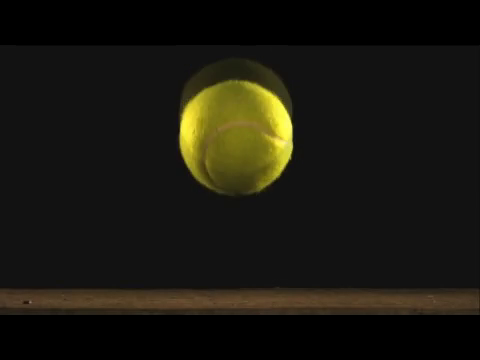
#> input picture frame 9 of Meros_A/videos/video_2.mp4, 480 x 360 px
$ python Main.py
#> lines starting #> are read from the running program, lines starting #| are printed output that depends on the picture
#> further down, currentFrame is the input picture: shape (360, 480, 3); mean B, G, R 15.5, 23.2, 24.9
### Meros_A/Askisi_8.18/Utilities.py
import numpy as np


def getMacroblocks(frame, window=16):
    # Pernoume to platos kai ypsos apo to frame gia na eksagoume ta macroblocks se ena sigkekrimeno megethos.
#> called with window = 16
    oldWidth = frame.shape[0]
#> oldWidth = 360
    width = resize(oldWidth)
#> width = 368
    oldHeight = frame.shape[1]
#> oldHeight = 480
    height = resize(oldHeight)
#> height = 496

    # Vriskoyme ta blocks pou tha efarmosoume sto frame
    widthPad = (0, width - oldWidth)
#> widthPad = (0, 8)
    heightPad = (0, height - oldHeight)
#> heightPad = (0, 16)
    depthPad = (0, 0)
    padding = (widthPad, heightPad, depthPad)
#> padding = ((0, 8), (0, 16), (0, 0))

    paddedFrame = np.pad(frame, padding, mode='constant')
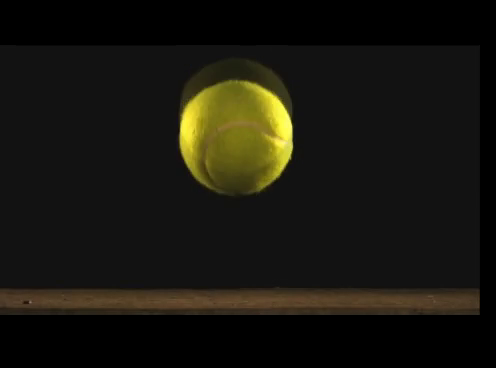
#> paddedFrame: shape (368, 496, 3); mean B, G, R 14.7, 22, 23.6

    # Dimiourgoume 16x16 blocks me vasi to x-y tou frame.
    macroblocks = []

    for width_ in range(0, width - window, window):
        row = []
        for height_ in range(0, height - window, window):
            macroblock = paddedFrame[width_:width_ + window, height_:height_ + window]
            row.append(macroblock)
        macroblocks.append(row)
#> after the loop, macroblocks = 22 items

    # Epistrefoume tis grammes tou macroblock etsi oste to megethos na einai:
    # (arithmos grammwn, arithmos twn macroblocks, 16, 16, 3)
    return macroblocks


def getFrame(macroblocks):
    # Prwta prepei na synenwsoume ola ta macroblocks sto x plano gia kathe row.
    rows = []
    for row in macroblocks:
        rows.append(np.concatenate([macroblock for macroblock in row], axis=1))

    # Meta prepei na synenwsoume ola ta macroblocks sto y plano gia kathe row.
    frame = np.concatenate([row for row in rows], axis=0)

    # Epistrefoume to anakataskevasmeno plaisio poy diaferei apo to arxiko sxhma.
    return frame


def resize(x, window=16):
    # Vriskoume ton kontinotero integer me vasi to x poy diaireitai me 16
    return (x + window) - (x % window)

### Meros_A/Askisi_8.18/Main.py
import cv2 as cv

from Utilities import getMacroblocks, getFrame

# Fortwnoume to video gia na epeksergastoume ta macroblocks.
vid = cv.VideoCapture('../videos/video_2.mp4')

# Arxikopioisi
previousExists = False
previousMs16 = None
previousMs8 = None
previousMs4 = None

while vid.isOpened():
    readable, currentFrame = vid.read()

    # Break an to video teleiwse.
    if not readable:
        break

    #Eksagoume macroblocks me megethos 16, 8 kai 4.
    MacroblockSize16 = getMacroblocks(currentFrame, window=16)
#> MacroblockSize16 = 22 items
    MacroblockSize8 = getMacroblocks(currentFrame, window=8)
#> MacroblockSize8 = 45 items
    MacroblockSize4 = getMacroblocks(currentFrame, window=4)
#> MacroblockSize4 = 91 items

    #Kratame ta prohgoumena macroblocks ektos ta macroblocks apo thn prwth epanalhpsh.
    if not previousExists:
        previousExists = True
        previousMs16 = MacroblockSize16
#> previousMs16 = 22 items
        previousMs8 = MacroblockSize8
#> previousMs8 = 45 items
        previousMs4 = MacroblockSize4
#> previousMs4 = 91 items
        continue

    # Antikathistoume ta macroblcoks gia na kripsoume tin kinisi.
    # Testaroume tyxaious arithmous gia na doume
    for i in range(1, 20):
        MacroblockSize16[i] = previousMs16[i]

    for j in range(17, 40):
        MacroblockSize8[j] = previousMs8[j]

    for m in range(37, 85):
        MacroblockSize4[m] = previousMs4[m]

    MacroblockSizeFrame16 = getFrame(MacroblockSize16)
    MacroblockSizeFrame8 = getFrame(MacroblockSize8)
    MacroblockSizeFrame4 = getFrame(MacroblockSize4)

    # Emfanizoume kai ta tesera frames kai tiw allages tous.
    cv.imshow('Arxiko Video', currentFrame)
    cv.imshow('Diagrafi Antikeimenou - Megethos 16', MacroblockSizeFrame16)
    cv.imshow('Diagrafi Antikeimenou - Megethos 8', MacroblockSizeFrame8)
    cv.imshow('Diagrafi Antikeimenou - Megethos 4', MacroblockSizeFrame4)

    # Kratame ta prohgoumena macroblocks.
    previousMs16 = MacroblockSize16
    previousMs8 = MacroblockSize8
    previousMs4 = MacroblockSize4
    cv.waitKey(35)

vid.release()
cv.destroyAllWindows()

$ run again, starting later in the video
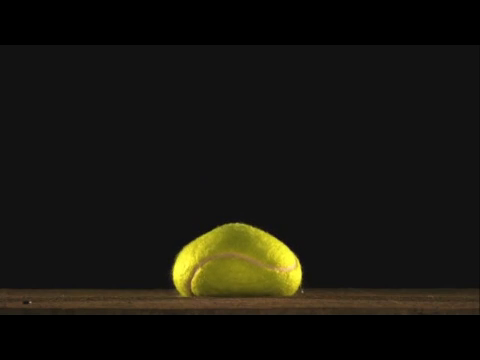
#> input picture frame 40 of Meros_A/videos/video_2.mp4, 480 x 360 px
#> currentFrame is the input picture: shape (360, 480, 3); mean B, G, R 15.2, 21.4, 22.9
#> in getMacroblocks, `paddedFrame = np.pad(frame, padding, mode='constant')`:
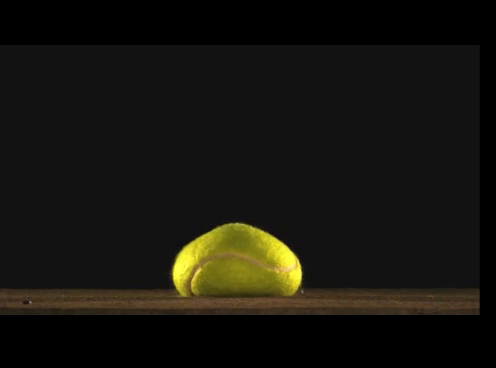
#> paddedFrame: shape (368, 496, 3); mean B, G, R 14.4, 20.3, 21.6
#> after the loop in getMacroblocks, `for width_ in range(0, width - window, window):`: macroblocks = 22 items
#> MacroblockSize8 = 45 items
#> MacroblockSize4 = 91 items
#> previousMs16 = 22 items
#> previousMs8 = 45 items
#> previousMs4 = 91 items

$ run again, starting later in the video
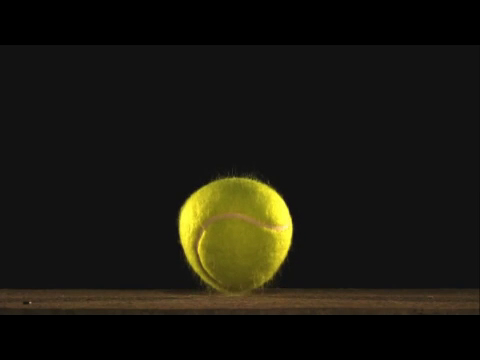
#> input picture frame 72 of Meros_A/videos/video_2.mp4, 480 x 360 px
#> currentFrame is the input picture: shape (360, 480, 3); mean B, G, R 15.4, 23.5, 25.2
#> in getMacroblocks, `paddedFrame = np.pad(frame, padding, mode='constant')`:
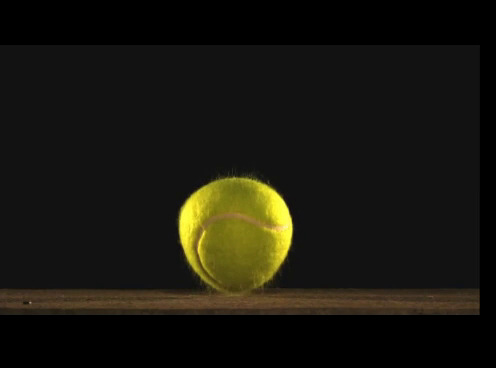
#> paddedFrame: shape (368, 496, 3); mean B, G, R 14.6, 22.2, 23.9
#> after the loop in getMacroblocks, `for width_ in range(0, width - window, window):`: macroblocks = 22 items
#> MacroblockSize8 = 45 items
#> MacroblockSize4 = 91 items
#> previousMs16 = 22 items
#> previousMs8 = 45 items
#> previousMs4 = 91 items
